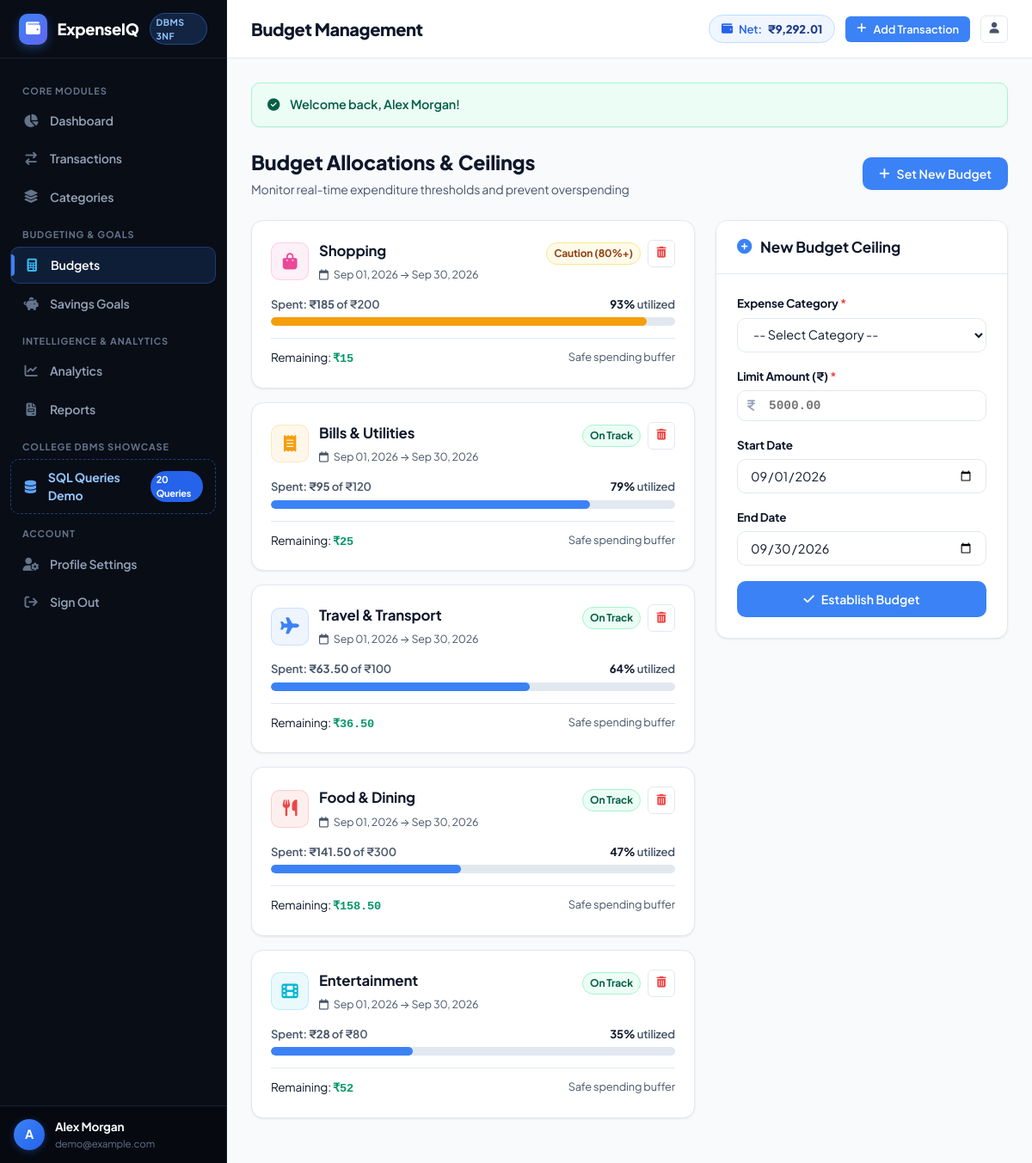
/budgets.php (signed in), run on the app's committed database.
### tables this page shows
CREATE TABLE `budgets` (
    `budget_id` INT UNSIGNED AUTO_INCREMENT PRIMARY KEY,
    `user_id` INT UNSIGNED NOT NULL,
    `category_id` INT UNSIGNED NOT NULL,
    `budget_amount` DECIMAL(10,2) NOT NULL,
    `start_date` DATE NOT NULL,
    `end_date` DATE NOT NULL,
    `created_at` TIMESTAMP NOT NULL DEFAULT CURRENT_TIMESTAMP,
    `updated_at` TIMESTAMP NOT NULL DEFAULT CURRENT_TIMESTAMP ON UPDATE CURRENT_TIMESTAMP,
    CONSTRAINT `fk_budgets_user` 
        FOREIGN KEY (`user_id`) 
        REFERENCES `users` (`user_id`) 
        ON DELETE CASCADE ON UPDATE CASCADE,
    CONSTRAINT `fk_budgets_category` 
        FOREIGN KEY (`category_id`) 
        REFERENCES `categories` (`category_id`) 
        ON DELETE CASCADE ON UPDATE CASCADE,
    CONSTRAINT `uq_user_category_period` 
        UNIQUE (`user_id`, `category_id`, `start_date`, `end_date`)
);

CREATE TABLE `categories` (
    `category_id` INT UNSIGNED AUTO_INCREMENT PRIMARY KEY,
    `user_id` INT UNSIGNED NULL,  
    `category_name` VARCHAR(80) NOT NULL,
    `category_type` ENUM('income', 'expense') NOT NULL,
    `icon` VARCHAR(50) NOT NULL DEFAULT 'fa-tag',
    `color` VARCHAR(20) NOT NULL DEFAULT '#4f46e5',
    `created_at` TIMESTAMP NOT NULL DEFAULT CURRENT_TIMESTAMP,
    `updated_at` TIMESTAMP NOT NULL DEFAULT CURRENT_TIMESTAMP ON UPDATE CURRENT_TIMESTAMP,
    CONSTRAINT `fk_categories_user` 
        FOREIGN KEY (`user_id`) 
        REFERENCES `users` (`user_id`) 
        ON DELETE CASCADE ON UPDATE CASCADE,
    CONSTRAINT `uq_user_category` 
        UNIQUE (`user_id`, `category_name`, `category_type`)
);

### includes/auth.php (called while the page is built, shortened)
<?php
function get_flash(): ?array {
    if (isset($_SESSION['flash_message'])) {
        $flash = $_SESSION['flash_message'];
        return $flash;
    }
    return null;
}
function formatINR(float|int|string $amount, bool $forceDecimals = false): string {
    $num = (float)$amount;
    $isNegative = $num < 0;
    $absNum = abs($num);
    $parts = explode('.', number_format($absNum, 2, '.', ''));
    $intPart = $parts[0];
    $decPart = $parts[1] ?? '00';
    if (strlen($intPart) > 3) {
        $lastThree = substr($intPart, -3);
        $remaining = substr($intPart, 0, -3);
        $chunks = [];
        if (strlen($remaining) > 0) {
            $chunks[] = $remaining;
        }
        $formattedInt = implode(',', array_reverse($chunks)) . ',' . $lastThree;
    } else {
        $formattedInt = $intPart;
    }
    $res = ($isNegative ? '-' : '') . '₹' . $formattedInt;
    if ($forceDecimals || (int)$decPart > 0) {
        $res .= '.' . $decPart;
    }
    return $res;
}
function format_currency(float|int|string $amount, bool $forceDecimals = false): string {
    return formatINR($amount, $forceDecimals);
}
function format_date(string $date): string {
    $timestamp = strtotime($date);
    return $timestamp ? date('M d, Y', $timestamp) : $date;
}

### budgets.php (the view, shortened to what this page needs)
<?php
require_once __DIR__ . '/includes/auth.php';
$user = current_user();
$userId = $user['id'];
$pdo = getDBConnection();
$stmtBudgets = $pdo->prepare("
    SELECT
        b.budget_id,
        b.budget_amount,
        b.start_date,
        b.end_date,
        c.category_id,
        c.category_name,
        c.icon,
        c.color,
        COALESCE(SUM(t.amount), 0) AS total_spent
    FROM budgets b
    INNER JOIN categories c ON b.category_id = c.category_id
    LEFT JOIN transactions t ON t.category_id = b.category_id
        AND t.user_id = b.user_id
        AND t.transaction_type = 'expense'
        AND t.transaction_date BETWEEN b.start_date AND b.end_date
    WHERE b.user_id = ?
    GROUP BY b.budget_id, b.budget_amount, b.start_date, b.end_date, c.category_id, c.category_name, c.icon, c.color
    ORDER BY (COALESCE(SUM(t.amount), 0) / b.budget_amount) DESC, b.end_date DESC
");
$stmtBudgets->execute([$userId]);
$budgets = $stmtBudgets->fetchAll();
$flash = get_flash();
require_once __DIR__ . '/includes/header.php';
require_once __DIR__ . '/includes/sidebar.php';
?>
<div class="main-wrapper">
    <?php require_once __DIR__ . '/includes/navbar.php'; ?>
    <div class="content-body">
        <?php if ($flash): ?>
            <div class="flash-alert flash-<?= htmlspecialchars($flash['type']) ?>">
                <i class="fa-solid fa-circle-check"></i>
                <span><?= htmlspecialchars($flash['message']) ?></span>
            </div>
        <?php endif; ?>
        <div style="display: flex; justify-content: space-between; align-items: center; margin-bottom: 24px; flex-wrap: wrap; gap: 14px;">
            <div>
                <h2 style="font-size: 1.45rem; font-weight: 800; color: var(--text-primary); margin: 0 0 4px 0;">
                    Budget Allocations & Ceilings
                </h2>
                <p style="color: var(--text-secondary); font-size: 0.88rem; margin: 0;">
                    Monitor real-time expenditure thresholds and prevent overspending
                </p>
            </div>
            <button type="button" class="btn btn-primary" onclick="openCreateBudgetModal()">
                <i class="fa-solid fa-plus"></i> Set New Budget
            </button>
        </div>
        <div class="grid-2" style="grid-template-columns: 1fr 340px; align-items: start;">
            <div>
                <?php if (empty($budgets)): ?>
                    <div class="card">
                        <div class="empty-state" style="padding: 48px 24px;">
                            <div class="empty-state-icon"><i class="fa-solid fa-calculator"></i></div>
                            <h3 class="empty-state-title">No Budgets Established</h3>
                            <p class="empty-state-text">
                                Define spending caps for specific categories to receive automated threshold warnings and maintain disciplined financial health.
                            </p>
                            <button type="button" class="btn btn-primary btn-sm" onclick="openCreateBudgetModal()">
                                + Create First Budget
                            </button>
                        </div>
                    </div>
                <?php else: ?>
                    <div style="display: grid; gap: 16px;">
                        <?php foreach ($budgets as $b):
                            $limit = (float)$b['budget_amount'];
                            $spent = (float)$b['total_spent'];
                            $remaining = $limit - $spent;
                            $percentage = $limit > 0 ? round(($spent / $limit) * 100) : 0;
                            $barWidth = min($percentage, 100);
                            if ($percentage >= 100) {
                                $badgeClass = 'badge-danger';
                                $barColor = 'progress-danger';
                                $statusText = 'Over Budget!';
                            } elseif ($percentage >= 80) {
                                $badgeClass = 'badge-warning';
                                $barColor = 'progress-warning';
                                $statusText = 'Caution (80%+)';
                            } else {
                                $badgeClass = 'badge-success';
                                $barColor = 'progress-normal';
                                $statusText = 'On Track';
                            }
                        ?>
                            <div class="card" style="margin-bottom: 0;">
                                <div class="card-body" style="padding: 22px;">
                                    <div style="display: flex; justify-content: space-between; align-items: flex-start; margin-bottom: 14px;">
                                        <div style="display: flex; align-items: center; gap: 12px;">
                                            <div style="width: 44px; height: 44px; border-radius: var(--radius-md); background: <?= htmlspecialchars($b['color'] ?? '#4f46e5') ?>15; color: <?= htmlspecialchars($b['color'] ?? '#4f46e5') ?>; display: flex; align-items: center; justify-content: center; font-size: 1.2rem; border: 1px solid <?= htmlspecialchars($b['color'] ?? '#4f46e5') ?>30;">
                                                <i class="fa-solid <?= htmlspecialchars($b['icon'] ?? 'fa-tag') ?>"></i>
                                            </div>
                                            <div>
                                                <h4 style="font-size: 1.05rem; font-weight: 700; margin-bottom: 2px;"><?= htmlspecialchars($b['category_name']) ?></h4>
                                                <span style="font-size: 0.78rem; color: var(--text-secondary);">
                                                    <i class="fa-regular fa-calendar" style="margin-right: 4px;"></i>
                                                    <?= format_date($b['start_date']) ?> &rarr; <?= format_date($b['end_date']) ?>
                                                </span>
                                            </div>
                                        </div>
                                        <div style="display: flex; align-items: center; gap: 8px;">
                                            <span class="badge <?= $badgeClass ?>">
                                                <?= $statusText ?>
                                            </span>
                                            <form method="POST" action="budgets.php" id="deleteBudgetForm_<?= $b['budget_id'] ?>" style="display: inline;">
                                                <button type="button" class="btn btn-outline btn-sm btn-icon" title="Delete Budget" onclick="confirmDeleteBudget(<?= $b['budget_id'] ?>, '<?= htmlspecialchars(addslashes($b['category_name'])) ?>')">
                                                    <i class="fa-solid fa-trash-can" style="color: #ef4444;"></i>
                                                </button>
                                            </form>
                                        </div>
                                    </div>
                                    <div class="progress-container">
                                        <div class="progress-header">
                                            <span>
                                                Spent: <strong><?= format_currency($spent) ?></strong>
                                                of <?= format_currency($limit) ?>
                                            </span>
                                            <span>
                                                <strong style="color: <?= $percentage >= 100 ? 'var(--danger)' : 'var(--text-primary)' ?>;"><?= $percentage ?>%</strong> utilized
                                            </span>
                                        </div>
                                        <div class="progress-bar-bg" style="height: 10px;">
                                            <div class="progress-bar-fill <?= $barColor ?>" style="width: <?= $barWidth ?>%;"></div>
                                        </div>
                                    </div>
                                    <div style="display: flex; justify-content: space-between; margin-top: 14px; font-size: 0.85rem; padding-top: 12px; border-top: 1px solid var(--border-card);">
                                        <span>
                                            Remaining:
                                            <strong style="color: <?= $remaining < 0 ? 'var(--danger)' : '#059669' ?>; font-family: monospace;">
                                                <?= format_currency($remaining) ?>
                                            </strong>
                                        </span>
                                        <span style="color: var(--text-secondary); font-size: 0.8rem;">
                                            <?= $remaining < 0 ? '<span style="color: var(--danger); font-weight: 700;">Over budget by ' . format_currency(abs($remaining)) . '</span>' : 'Safe spending buffer' ?>
                                        </span>
                                    </div>
                                </div>
                            </div>
                        <?php endforeach; ?>
                    </div>
                <?php endif; ?>
            </div>
            <div class="card" id="createBudgetCard">
                <div class="card-header">
                    <h3 class="card-title">
                        <i class="fa-solid fa-plus-circle" style="color: var(--brand-primary);"></i>
                        New Budget Ceiling
                    </h3>
                </div>
                <div class="card-body">
                    <form method="POST" action="budgets.php">
                        <div class="form-group">
                            <label class="form-label" for="category_id">Expense Category <span style="color: var(--danger);">*</span></label>
                            <select id="category_id" name="category_id" class="form-select" required>
                                <option value="">-- Select Category --</option>
                            </select>
                        </div>
                        <div class="form-group">
                            <label class="form-label" for="budget_amount">Limit Amount (₹) <span style="color: var(--danger);">*</span></label>
                            <div class="input-icon-wrapper">
                                <input type="number" step="0.01" min="1" id="budget_amount" name="budget_amount" class="form-control" placeholder="5000.00" required style="font-family: monospace; font-weight: 700;">
                            </div>
                        </div>
                        <div class="form-group">
                            <label class="form-label" for="start_date">Start Date</label>
                            <input type="date" id="start_date" name="start_date" class="form-control" value="<?= date('Y-m-01') ?>" required>
                        </div>
                        <div class="form-group">
                            <label class="form-label" for="end_date">End Date</label>
                            <input type="date" id="end_date" name="end_date" class="form-control" value="<?= date('Y-m-t') ?>" required>
                        </div>
                        <button type="submit" class="btn btn-primary" style="width: 100%; padding: 11px;">
                            <i class="fa-solid fa-check"></i> Establish Budget
                        </button>
                    </form>
                </div>
            </div>
        </div>
    </div>
</div>
<?php require_once __DIR__ . '/includes/footer.php'; ?>

### data on the page
budgets: category.category_name "Shopping", start_date "Sep 01, 2026", end_date "Sep 30, 2026", statusText "Caution (80%+)", spent "₹185", budget_amount "₹200", percentage "93", remaining "₹15", shows "Safe spending buffer"
budgets: category.category_name "Bills & Utilities", start_date "Sep 01, 2026", end_date "Sep 30, 2026", statusText "On Track", spent "₹95", budget_amount "₹120", percentage "79", remaining "₹25", shows "Safe spending buffer"
budgets: category.category_name "Travel & Transport", start_date "Sep 01, 2026", end_date "Sep 30, 2026", statusText "On Track", spent "₹63.50", budget_amount "₹100", percentage "64", remaining "₹36.50", shows "Safe spending buffer"
budgets: category.category_name "Food & Dining", start_date "Sep 01, 2026", end_date "Sep 30, 2026", statusText "On Track", spent "₹141.50", budget_amount "₹300", percentage "47", remaining "₹158.50", shows "Safe spending buffer"
budgets: category.category_name "Entertainment", start_date "Sep 01, 2026", end_date "Sep 30, 2026", statusText "On Track", spent "₹28", budget_amount "₹80", percentage "35", remaining "₹52", shows "Safe spending buffer"

### other printed values
substr($user['name'], 0, 1) "A"
$user['name'] "Alex Morgan"
$user['email'] "demo@example.com"
$pageTitle "Budget Management"
format_currency($quickBalance) "₹9,292.01"
$flash['message'] "Welcome back, Alex Morgan!"
